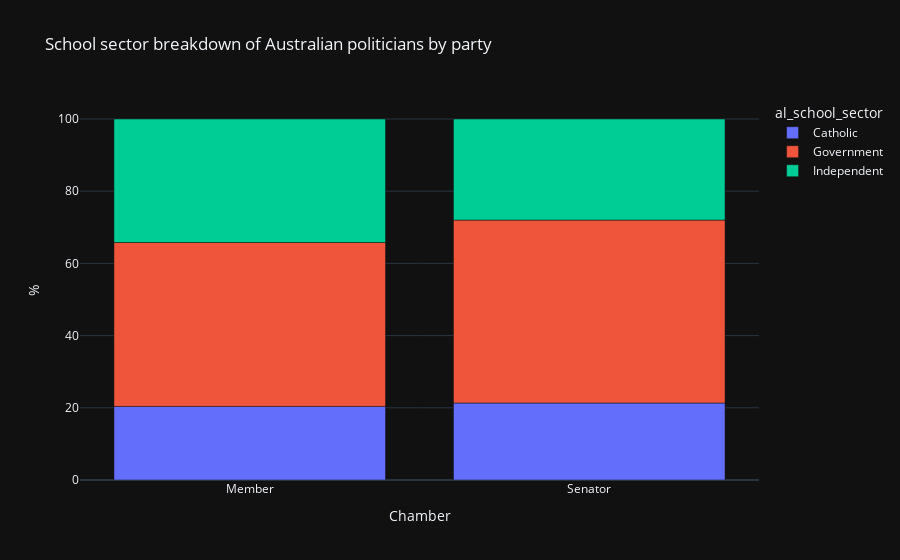

This figure's notebook cell:
### Code cell
# create a plot of members as a percentage school sector depending on if is_representative or senate
school_sector_counts = members_education.drop_duplicates(["member", "al_school_sector"]).groupby(
    ["house", "al_school_sector"]).size().reset_index(name='count')
school_sector_counts["%"] = (school_sector_counts["count"] / school_sector_counts.groupby("house")[
    "count"].transform("sum")) * 100
fig = px.bar(school_sector_counts, x="house", y="%", color="al_school_sector",
             title="School sector breakdown of Australian politicians by party", labels={"house": "Chamber"})
fig.show()

### Figure 1 — Plotly figure (JSON) as saved in the notebook; plotly's stock layout.template omitted (floating-point values rounded to 4 significant figures)
{"data": [{"alignmentgroup": "True", "hovertemplate": "al_school_sector=Catholic<br>Chamber=%{x}<br>%=%{y}<extra></extra>", "legendgroup": "Catholic", "marker": {"color": "#636efa", "pattern": {"shape": ""}}, "name": "Catholic", "offsetgroup": "Catholic", "orientation": "v", "showlegend": true, "textposition": "auto", "x": ["Member", "Senator"], "xaxis": "x", "y": [20.39, 21.33], "yaxis": "y", "type": "bar"}, {"alignmentgroup": "True", "hovertemplate": "al_school_sector=Government<br>Chamber=%{x}<br>%=%{y}<extra></extra>", "legendgroup": "Government", "marker": {"color": "#EF553B", "pattern": {"shape": ""}}, "name": "Government", "offsetgroup": "Government", "orientation": "v", "showlegend": true, "textposition": "auto", "x": ["Member", "Senator"], "xaxis": "x", "y": [45.39, 50.67], "yaxis": "y", "type": "bar"}, {"alignmentgroup": "True", "hovertemplate": "al_school_sector=Independent<br>Chamber=%{x}<br>%=%{y}<extra></extra>", "legendgroup": "Independent", "marker": {"color": "#00cc96", "pattern": {"shape": ""}}, "name": "Independent", "offsetgroup": "Independent", "orientation": "v", "showlegend": true, "textposition": "auto", "x": ["Member", "Senator"], "xaxis": "x", "y": [34.21, 28.0], "yaxis": "y", "type": "bar"}], "layout": {"xaxis": {"anchor": "y", "domain": [0.0, 1.0], "title": {"text": "Chamber"}}, "yaxis": {"anchor": "x", "domain": [0.0, 1.0], "title": {"text": "%"}}, "legend": {"title": {"text": "al_school_sector"}, "tracegroupgap": 0}, "title": {"text": "School sector breakdown of Australian politicians by party"}, "barmode": "relative"}}
